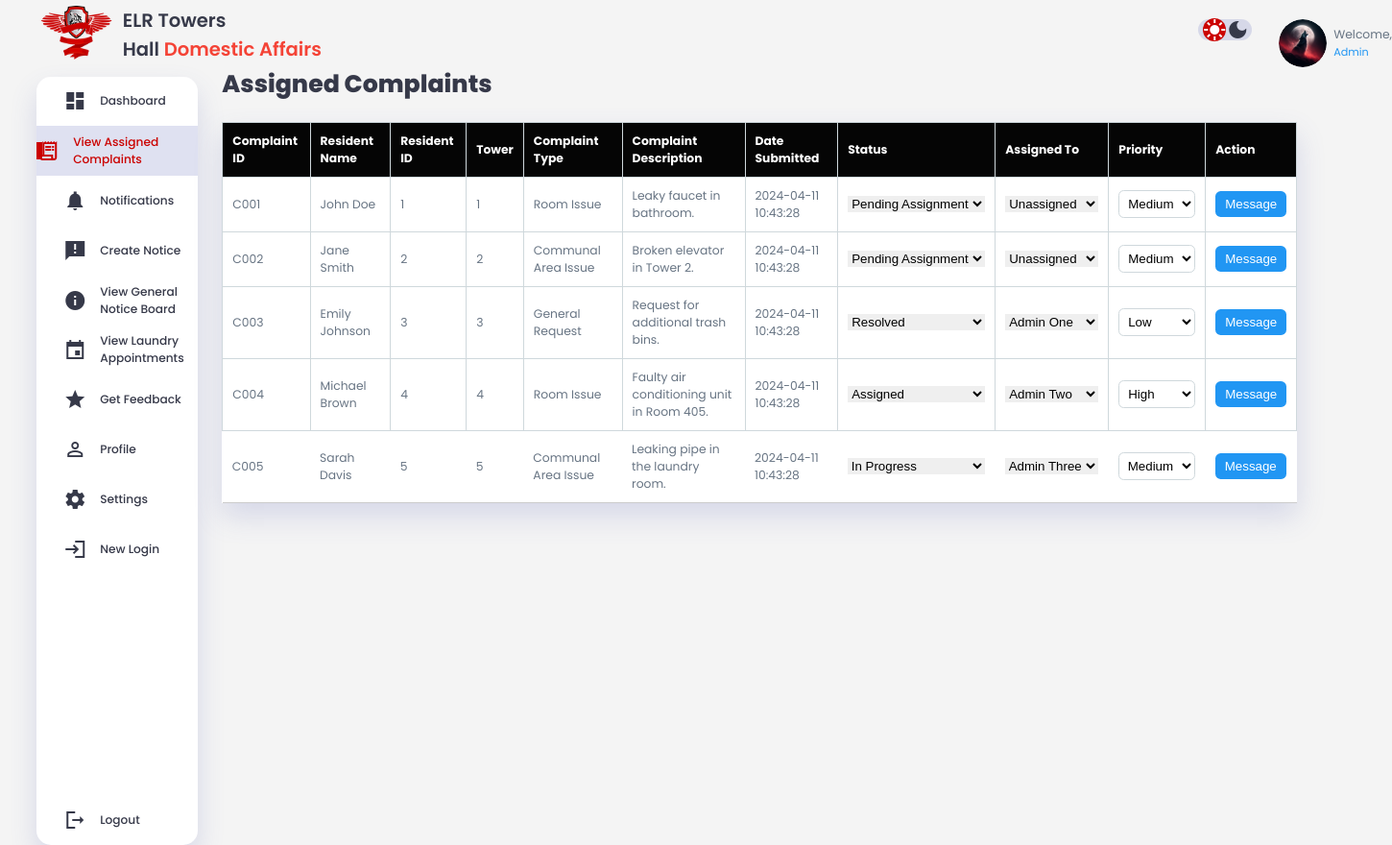
Screenshot of /requests.php with the database file from the repository.
### tables this page shows
CREATE TABLE complaints (
    id INT AUTO_INCREMENT,
    complaint_id VARCHAR(255) NOT NULL,
    complaint_type ENUM('Room Issue', 'Communal Area Issue', 'General Request') NOT NULL,
    complaint_body TEXT NOT NULL DEFAULT '',
    date_submitted DATETIME NOT NULL DEFAULT CURRENT_TIMESTAMP,
    status ENUM('Resolved', 'Pending Assignment', 'Assigned', 'In Progress') NOT NULL,
    priority ENUM('Low', 'Medium', 'High') NOT NULL DEFAULT 'Medium',
    assigned_to TEXT NOT NULL DEFAULT '',
    tower ENUM('1', '2', '3', '4', '5') NOT NULL,
    PRIMARY KEY (id)
);

### requests.php (the view, shortened to what this page needs)
<!DOCTYPE html>
<html lang="en">
<head>
    <link rel="stylesheet" href="adminstyles.css">
</head>
<body>
<div class="container">
    <?php include 'adm_sidebar.php';?>
    <main class="main-content">
        <h1>Assigned Complaints</h1>
        <table class="requests-table">
            <thead>
            <tr>
                <th>Complaint ID</th>
                <th>Resident Name</th>
                <th>Resident ID</th>
                <th>Tower</th>
                <th>Complaint Type</th>
                <th>Complaint Description</th>
                <th>Date Submitted</th>
                <th>Status</th>
                <th>Assigned To</th>
                <th>Priority</th>
                <th>Action</th>
            </tr>
            </thead>
            <tbody>
            <?php
            include 'db_connect.php';
            try {
                $conn = new PDO("mysql:host=$host;dbname=$dbname;charset=utf8mb4", $username, $password);
                $conn->setAttribute(PDO::ATTR_ERRMODE, PDO::ERRMODE_EXCEPTION);
            } catch(PDOException $e) {
                echo "Connection failed: " . $e->getMessage();
            }
            $sql = "SELECT * FROM complaints";
            $complaints = $conn->query($sql);
            while ($row = $complaints->fetch(PDO::FETCH_ASSOC)) {
                echo "<tr>
                    <td>".$row["complaint_id"]."</td>
                    <td>". $row["first_name"].' '.$row["last_name"]."</td>
                    <td>".$row["resident_id"]."</td>
                    <td>".$row["tower"]."</td>
                    <td>".$row["complaint_type"]."</td>
                    <td>".$row["complaint_body"]."</td>
                    <td>".$row["date_submitted"]."</td>
                    <td>
                        <select class='status-select' name='status' onchange='saveChanges(this, \"".$row["id"]."\")'>
                            <option value='Pending Assignment' ".($row["status"] == 'Pending Assignment' ? 'selected' : '').">Pending Assignment</option>
                            <option value='Assigned' ".($row["status"] == 'Assigned' ? 'selected' : '').">Assigned</option>
                            <option value='In Progress' ".($row["status"] == 'In Progress' ? 'selected' : '').">In Progress</option>
                            <option value='Resolved' ".($row["status"] == 'Resolved' ? 'selected' : '').">Resolved</option>
                        </select>
                    </td>
                    <td>
                        <select class='assigned-select' name='assigned_to' onchange='saveAssigned(".$row["id"].", this.value)'>
                            <option value='Unassigned' ".($row["assigned_to"] == '' ? 'selected' : '').">Unassigned</option>";
                            $admins = $conn->query("SELECT first_name, last_name FROM admins");
                            foreach($admins as $admin) {
                                $admin_name=$admin[0]." ".$admin[1];
                                echo "<option value='".$admin[0]," ",$admin[1]."' ".($row["assigned_to"] == ($admin_name) ? 'selected' : '').">".$admin[0]," ",$admin[1]."</option>";
                            }
                    echo "</select>
                    </td>
                            <td>
                                <select class='priority-select' name='priority' onchange='savePriorityChange(".$row["id"].", this.value)'>
                                    <option value='Low' ".($row["priority"] == 'Low' ? 'selected' : '').">Low</option>
                                    <option value='Medium' ".($row["priority"] == 'Medium' ? 'selected' : '').">Medium</option>
                                    <option value='High' ".($row["priority"] == 'High' ? 'selected' : '').">High</option>
                                </select>
                            </td>
                            <td>
                                <button class='message-btn' onclick='openMessageModal(\"".$row["complaint_id"]."\")'>Message</button>
                            </td>
                        </tr>";
            }
            ?>
            </tbody>
        </table>
    </main>
<?php include 'adm_right_section.php';?>
</div>
</div>
</body>
</html>

### adm_sidebar.php (shortened to what this page needs)
<div class="container">
            <aside>
                <div class="toggle">
                    <div class="logo">
                        <img src="images/elr towers logo.png" alt="logo">
                        <h2>ELR Towers Hall<span class = "danger"> Domestic Affairs</span></h2>
                    </div>
                    <div class="sidebar">
                        <div>
                        <a href = "index.php" class = "dash-tem">
                            <span class="material-icons-sharp">
                            </span>
                            <h3>Dashboard</h3>
                        </a>
                        <a href = "requests.php" class ="dash-item">
                            <span class="material-icons-sharp">
                            </span>
                            <h3>View Assigned Complaints</h3>
                            </a>
                        <a href = "notifications.php" class ="dash-item">
                                <span class="material-icons-sharp">
                                </span>
                                <h3>Notifications</h3>
                                </a>
                        <a href = "notice.php" class ="dash-item">
                            <span class="material-icons-sharp">
                            </span>
                            <h3>Create Notice</h3>
                            </a>
                            <a href = "admingennotices.php" class ="dash-item">
                                <span class="material-icons-sharp">
                                    </span>
                                    <h3>View General Notice Board</h3>
                                    </a>
                        <a href = "laundryappointments.php" class= "dash-item">
                            <span class="material-icons-sharp">
                            </span>
                            <h3>View Laundry Appointments</h3>
                            </a>
                        <a href = "requestfeedback.php" class="dash-item">
                            <span class="material-icons-sharp">
                            </span>
                            <h3>Get Feedback</h3>
                        </a>
                        <a href = "adminprofile.php" class="dash-item">
                            <span class="material-icons-sharp">
                            </span>
                            <h3>Profile</h3>
                            </a>
                        <a href = "adminsettings.php" class="dash-item">
                            <span class="material-icons-sharp">
                            </span>
                            <h3>Settings</h3>
                            </a>
                        <a href = "login.html">
                            <span class="material-icons-sharp">
                            </span>
                            <h3>New Login</h3>
                            </a>
                        </div>
                        <a href = "logout.html">
                            <span class="material-icons-sharp">
                            </span>
                            <h3>Logout</h3>
                            </a>
                    </div>
                </div>
            </aside>

### adm_right_section.php (shortened to what this page needs)
<div class="right-section">
      <div class="nav">
        <div class="dark-mode">
          <span class="material-icons-sharp active"> light_mode </span>
          <span class="material-icons-sharp"> dark_mode </span>
        </div>
        <div class="profile">
          <a href="profile.php" class="profile-link">
            <div class="profil-photo">
              <img src="images/elf wolf 1.jpeg" alt="Profile Picture" />
            </div>
          </a>
          <div class="info">
            <p> Welcome, </p>
            <small class="text-muted">Admin</small>
          </div>
        </div>
      </div>

### requests.php (style rules this page uses)
.requests-table tbody tr:last-child td { border-bottom: 1px solid #ccc; }

### rows the page displays
complaints: complaint "C001", first_name "John", last_name "Doe", resident "1", tower "1", complaint_type "Room Issue", complaint_body "Leaky faucet in bathroom.", date_submitted "2024-04-11 10:43:28", status "Pending Assignment", assigned_to "Unassigned", priority "Medium"
complaints: complaint "C002", first_name "Jane", last_name "Smith", resident "2", tower "2", complaint_type "Communal Area Issue", complaint_body "Broken elevator in Tower 2.", date_submitted "2024-04-11 10:43:28", status "Pending Assignment", assigned_to "Unassigned", priority "Medium"
complaints: complaint "C003", first_name "Emily", last_name "Johnson", resident "3", tower "3", complaint_type "General Request", complaint_body "Request for additional trash bins.", date_submitted "2024-04-11 10:43:28", status "Resolved", assigned_to "Admin One", priority "Low"
complaints: complaint "C004", first_name "Michael", last_name "Brown", resident "4", tower "4", complaint_type "Room Issue", complaint_body "Faulty air conditioning unit in Room 405.", date_submitted "2024-04-11 10:43:28", status "Assigned", assigned_to "Admin Two", priority "High"
complaints: complaint "C005", first_name "Sarah", last_name "Davis", resident "5", tower "5", complaint_type "Communal Area Issue", complaint_body "Leaking pipe in the laundry room.", date_submitted "2024-04-11 10:43:28", status "In Progress", assigned_to "Admin Three", priority "Medium"
